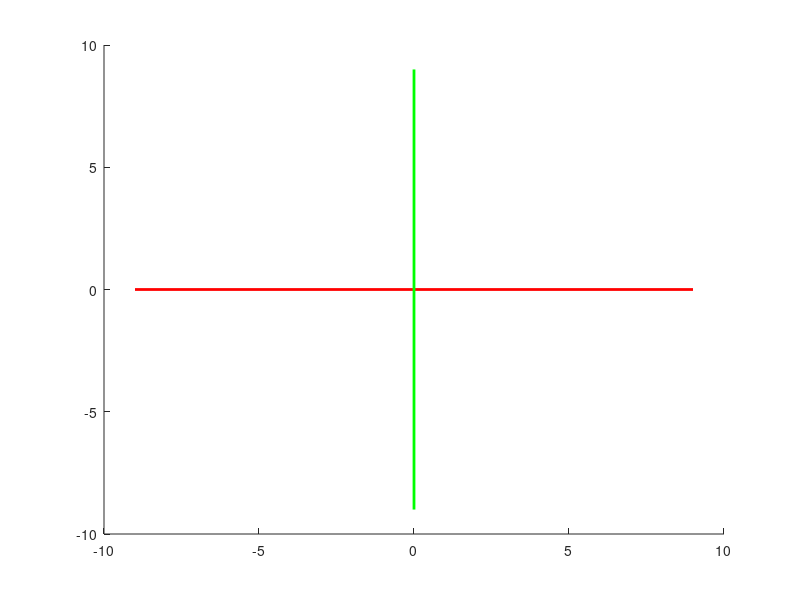

The MATLAB script that drew this image:
function printAxis()
line([-9 9],[0 0],[0 0],'color' ,[1 0 0],'linewidth', 2);
line([0 0],[-9 9],[0 0],'color' ,[0 1 0],'linewidth', 2);
